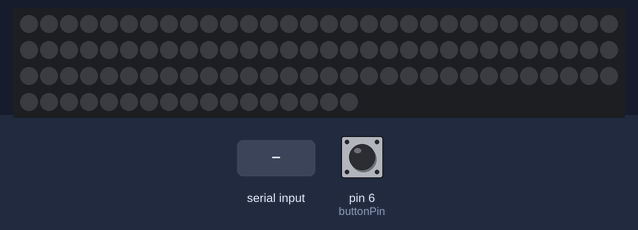
Recording of a sketch running on a simulated Arduino Uno, built with avr-gcc and run on an emulated ATmega328P. Shown: 107 RGB LEDs in strip order, left to right, continuing on the next row. The inputs (shaded band) are chosen by the test bench; at power-on: pin 6 (buttonPin) LOW. Dim RGB values are drawn brighter than linear; what the sketch prints to the serial monitor is not drawn.

Above: at 1.2 s.
1.3 s: "<x>" received over Serial
At 1.48 s:
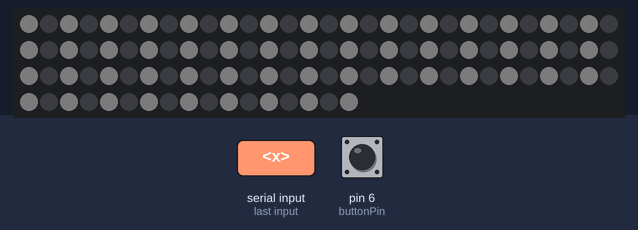
At 3.27 s:
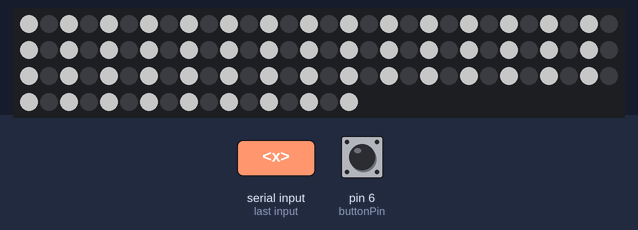
3.4 s: pin 6 (buttonPin) pulled HIGH for 0.15 s
4.1 s: "<z>" received over Serial
5.6 s: pin 6 (buttonPin) pulled HIGH for 0.15 s
6.3 s: pin 6 (buttonPin) pulled HIGH for 1 s
7.9 s: "z" received over Serial
Timing chart, 0 to 10.9 s (numbered marks = the images above; inputs shaded):
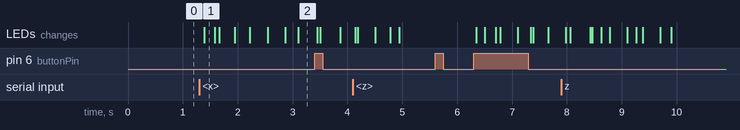

Measured:
- after the input at 1.3 s, the LEDs: change after 0.09 s (image 1)
- after the input at 5.6 s, every drawn part: stays the same

The sketch:

multitasking.ino
```cpp
#include <Adafruit_NeoPixel.h>
#ifdef __AVR__
#include <avr/power.h> // Required for 16 MHz Adafruit Trinket
#endif

#define PIN_NEO_PIXEL  16   // Arduino pin that connects to NeoPixel
#define NUM_PIXELS     107  // The number of LEDs (pixels) on NeoPixel
#define SIZE 4


char incomingByte = 0; // for incoming serial data
const int numberOfLedStrips = 10;

bool longPress[numberOfLedStrips] = {false, false, false, false, false, false, false, false, false, false};
bool startAnimation[numberOfLedStrips] = {false, false, false, false, false, false, false, false, false, false};
unsigned long startTime[numberOfLedStrips] = {0, 0, 0, 0, 0, 0, 0, 0, 0, 0};
int pixelNumberStart[numberOfLedStrips] = {0, 19, 26, 38, 51, 65, 69, 78, 91, 96};
int pixelNumberEnd[numberOfLedStrips] = {18, 25, 37, 50, 64, 68, 77, 90, 95, 107};
int pixelNumber[numberOfLedStrips];
unsigned long startFlicker[numberOfLedStrips] = {0, 0, 0, 0, 0, 0, 0, 0, 0, 0};
bool flickerTimer[numberOfLedStrips] = {false, false, false, false, false, false, false, false, false, false};
String animationEndMessage[numberOfLedStrips] = {"animation0-end", "animation1-end", "animation2-end", "animation3-end", "animation4-end", "animation5-end", "animation6-end", "animation7-end", "animation8-end", "animation9-end"};
char startAnimationSign[numberOfLedStrips] = {'0', '1', '2', '3', '4', '5', '6', '7', '8', '9'};
char startLongPressSign[numberOfLedStrips] = {'a', 'c', 'e', 'g', 'i', 'k', 'm', 'o', 'q', 's'};
char endLongPressSign[numberOfLedStrips] = {'b', 'd', 'f', 'h','j', 'l', 'n', 'p', 'r','t'};
// int R[numberOfLedStrips] = {1, 0, 1};
// int G[numberOfLedStrips] = {1, 1, 0};
// int B[numberOfLedStrips] = {0, 1, 1};
float R[numberOfLedStrips] = {.5, .5, 1, 1, 1, 1, 1, 0, .5, 0};
float G[numberOfLedStrips] = {1, 1, 0, .5, 0, 0, 0, 1, 0, 1};
float B[numberOfLedStrips] = {0, 0, 1, 0, 1, 1, 0, 1, 1, 1};

int brightness[numberOfLedStrips] = {100, 100, 100, 100, 100, 100, 100, 100, 100, 100};
int maxBrightness = 127;
int currentBrightness = 100;


int flickerDelay = 40;
unsigned long currentTime;
const unsigned long period = 20;

bool playScreenSaver = false;
// unsigned long screensaverStart = 0;
// unsigned long screensaverDelay = 8000;
bool screenSaverTimer = false;
int fadingDelay = 40;
unsigned long fadingStart = 0;
int fadingPoint = 0;
int fadingMax = 100;
int fadingMin = 0;
int fadingWait = 50;
int fadingAmount = 2;
bool fadingSwitch = true;

const char startOfNumberDelimiter = '<';
const char endOfNumberDelimiter   = '>';

Adafruit_NeoPixel NeoPixel(NUM_PIXELS, PIN_NEO_PIXEL, NEO_GRB + NEO_KHZ800);

char BrightnessCodes[26] = {'A', 'B', 'C', 'D', 'E', 'F', 'G', 'H', 'I', 'J', 'K', 'L', 'M', 'N', 'O', 'P', 'Q', 'R', 'S', 'T', 'U', 'V', 'W', 'X', 'Y', 'Z'};

//BUTTON FOR OUTPUT CHANGE
const int buttonPin = 6;
int buttonState=0;
int lastButtonState = LOW;
unsigned long lastDebounceTime = 0;
unsigned long debounceDelay = 50;

char test[1];

int screensaverLength = fadingDelay * (fadingMax - fadingMin);

void setup() {
  NeoPixel.begin(); // INITIALIZE NeoPixel strip object (REQUIRED)
  Serial.begin(9600); // Starts the serial communication
  NeoPixel.clear();
  NeoPixel.show();
  for (int i = 0; i < numberOfLedStrips;i++) {
    pixelNumber[i] = pixelNumberStart[i];
  }

  //BUTTON
  pinMode(buttonPin, INPUT);


}

void loop() {


  currentTime = millis();
  if (Serial.available() > 0)
  {

    incomingByte = Serial.read();
    if (incomingByte=='z') {
      Serial.print("screensavertime" + String(screensaverLength));
    }

     for (int i = 0; i < sizeof(BrightnessCodes);i++){
      if (incomingByte==BrightnessCodes[i]){
        currentBrightness = (i+1)*8;
        Serial.print(currentBrightness);
      }
    }

      for (int i = 0; i < numberOfLedStrips; i++)
      {
        if (incomingByte == startAnimationSign[i])
        {
          startAnimation[i] = true;
          startTime[i] = currentTime;
          pixelNumber[i] = pixelNumberStart[i];
          brightness[i] = currentBrightness;
          Serial.print(currentBrightness);
        }

        if (incomingByte == startLongPressSign[i])
        {
          longPress[i] = true;
          startFlicker[i] = currentTime;
        }

        if (incomingByte == endLongPressSign[i])
        {
          longPress[i] = false;
          clearPixels(pixelNumberStart[i], pixelNumberEnd[i]);
          flickerTimer[i] = false;
        }
      }

     if (incomingByte =='x') {
      playScreenSaver = true;
      fadingStart = currentTime;
      fadingPoint = 0;
      fadingSwitch = true;
     }

    if (incomingByte=='y') {
      playScreenSaver = false;
      clearPixels(0, NUM_PIXELS);
    }
  }

if (playScreenSaver == true) {
        if (currentTime-fadingStart>=fadingDelay){
          fadingStart = currentTime;
          if (fadingPoint<=fadingMax&&fadingPoint>=fadingMin){
           // for (int i = 0; i <= NUM_PIXELS;i++) {
          //  NeoPixel.setPixelColor(i, fadingPoint, fadingPoint, fadingPoint);
          //  NeoPixel.show();
          //}
          turnOn(0, NUM_PIXELS, fadingPoint, fadingPoint, fadingPoint, 2);
          }

          //let server know when to switch the transition on the screen
          if (fadingPoint == fadingMin&&fadingSwitch==true) {
            Serial.print("opacity-up");
          }

        if (fadingPoint<20&&fadingPoint>0) {
          fadingAmount = 1;
        }
        else {
          fadingAmount = 3;
        }
          if (fadingSwitch==true){
            if (fadingPoint<fadingMax) {
              fadingPoint+= fadingAmount;
            }
            if (fadingPoint>= fadingMax) {
              fadingSwitch = false;
              //let server know when to switch the transition on the screen
              Serial.print("opacity-down");
            }
          }
          else {
            if (fadingPoint>fadingMin - fadingWait) {
              fadingPoint-= fadingAmount;
            }
            if (fadingPoint<= fadingMin - fadingWait) {
              fadingSwitch = true;
            }
          }
        }
}

for (int i = 0; i < numberOfLedStrips;i++) {
  if (startAnimation[i] == true){
    if (currentTime - startTime[i] >= period)
    {
      startTime[i] = currentTime;
      if (pixelNumber[i] <= pixelNumberEnd[i])
      {
        NeoPixel.setPixelColor(pixelNumber[i], NeoPixel.Color(round(float(brightness[i])*R[i]), round(float(brightness[i])*G[i]), round(float(brightness[i])*B[i])));
      }
      if (pixelNumber[i] >= pixelNumberStart[i] + SIZE)
      {
        NeoPixel.setPixelColor(pixelNumber[i] - SIZE, NeoPixel.Color(0, 0, 0));
      }
      if (pixelNumber[i] == pixelNumberEnd[i] + SIZE)
      {
        startAnimation[i] = false;
        Serial.print(animationEndMessage[i]);
        pixelNumber[i] = pixelNumberStart[i];
        startTime[i] = 0;
      }
      NeoPixel.show();
      pixelNumber[i]++;
    }
  }

    if (longPress[i]==true) {
      if (currentTime - startFlicker[i]>=flickerDelay) {
        startFlicker[i] = currentTime;
        flickerTimer[i] = !flickerTimer[i];
        if (flickerTimer[i]==false) {
          clearPixels(pixelNumberStart[i], pixelNumberEnd[i]);
        }
         else
        {
          turnOn(pixelNumberStart[i], pixelNumberEnd[i], round(float(brightness[i])*R[i]), round(float(brightness[i])*G[i]), round(float(brightness[i])*B[i]), 1);

        }
      }
    }
  }


  //BUTTON
  int reading = digitalRead(buttonPin);
  // If the switch changed, due to noise or pressing:
  if (reading != lastButtonState) {
    // reset the debouncing timer
    lastDebounceTime = currentTime;
  }

  if ((currentTime - lastDebounceTime) > debounceDelay) {
    // whatever the reading is at, it's been there for longer than the debounce
    // delay, so take it as the actual current state:

    // if the button state has changed:
    if (reading != buttonState) {
      buttonState = reading;
      // let node server know button is pressed
      if (buttonState == HIGH) {
        Serial.print("button");
      }
    }
  }

  // save the reading. Next time through the loop, it'll be the lastButtonState:
  lastButtonState = reading;
}

void clearPixels(int START, int END) {
  for (int pixel = START; pixel <= END; pixel++) {
      NeoPixel.setPixelColor(pixel, NeoPixel.Color(0, 0,0));
  }
  NeoPixel.show();
}


void turnOn(int START, int END, int R, int G, int B, int step) {
  // Serial.print(R);
  for (int pixel = START; pixel <= END; pixel+=step)
  {
    NeoPixel.setPixelColor(pixel, NeoPixel.Color(R, G, B));
    }
    NeoPixel.show();
}
```
